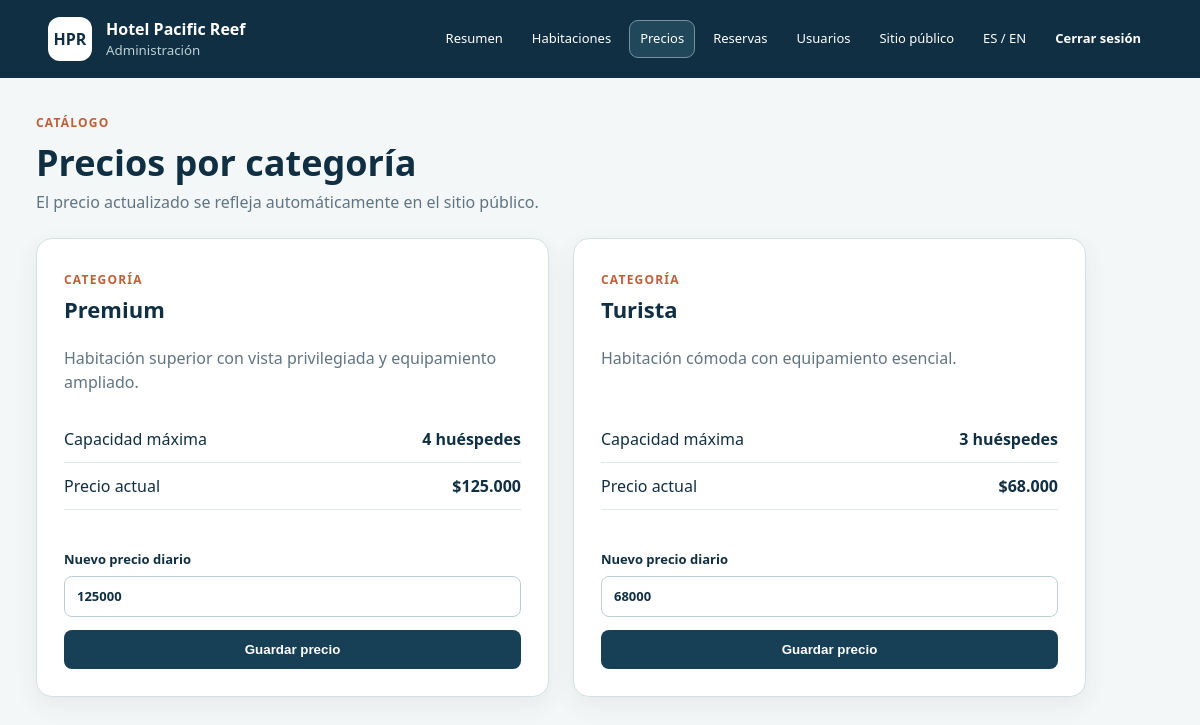
The app's page /admin/prices.php (signed in) with its own data.
### tables this page shows
CREATE TABLE room_types (
    id BIGINT UNSIGNED AUTO_INCREMENT PRIMARY KEY,
    name VARCHAR(80) NOT NULL UNIQUE,
    description VARCHAR(500) NOT NULL,
    base_price DECIMAL(12, 2) NOT NULL,
    max_guests TINYINT UNSIGNED NOT NULL,
    created_at TIMESTAMP NOT NULL DEFAULT CURRENT_TIMESTAMP,
    CONSTRAINT chk_room_type_price CHECK (base_price > 0),
    CONSTRAINT chk_room_type_capacity CHECK (max_guests > 0)
);

### src/Support/I18n.php (called while the page is built, shortened)
<?php
final class I18n
{
    public static function language(): string
    {
        return (string) ($_SESSION['language'] ?? 'es');
    }
}

### src/Database/Connection.php (called while the page is built, shortened)
<?php
final class Connection
{
    public static function create(): PDO
    {
        $projectRoot = dirname(__DIR__, 2);
        $configFile = $projectRoot . '/config/database.php';
        $config = require (is_file($configFile)
            ? $configFile
            : $projectRoot . '/config/database.example.php');
        $dsn = sprintf(
            'mysql:host=%s;port=%d;dbname=%s;charset=%s',
            $config['host'],
            $config['port'],
            $config['database'],
            $config['charset']
        );
        return new PDO($dsn, $config['username'], $config['password'], [
            PDO::ATTR_ERRMODE => PDO::ERRMODE_EXCEPTION,
            PDO::ATTR_DEFAULT_FETCH_MODE => PDO::FETCH_ASSOC,
            PDO::ATTR_EMULATE_PREPARES => false,
        ]);
    }
}

### config/database.example.php (called while the page is built, shortened)
<?php
return [
    'host' => getenv('DB_HOST') ?: '127.0.0.1',
    'port' => (int) (getenv('DB_PORT') ?: 3306),
    'database' => getenv('DB_NAME') ?: 'hotel_pacific_reef',
    'username' => getenv('DB_USER') ?: 'root',
    'password' => getenv('DB_PASSWORD') ?: '',
    'charset' => 'utf8mb4',
];

### src/Repositories/RoomRepository.php (called while the page is built, shortened)
<?php
final class RoomRepository
{
    public function roomTypes(): array
    {
        return $this->pdo->query('SELECT id, name, description, base_price, max_guests FROM room_types ORDER BY name')->fetchAll();
    }
}

### public/admin/prices.php (the view, shortened to what this page needs)
<?php
require dirname(__DIR__) . '/_bootstrap.php';
require dirname(__DIR__, 2) . '/src/Database/Connection.php';
require dirname(__DIR__, 2) . '/src/Repositories/RoomRepository.php';
$types = [];
try {
    $repository = new RoomRepository(Connection::create());
    $types = $repository->roomTypes();
} catch (Throwable $exception) { $error = $exception->getMessage(); }
?>
<!DOCTYPE html><html lang="<?= I18n::language() ?>"><head><link rel="stylesheet" href="../assets/css/admin.css"><link rel="stylesheet" href="../assets/css/responsive.css"></head><body>
<main><section class="page-heading"><div><p>Catálogo</p><h1>Precios por categoría</h1><span>El precio actualizado se refleja automáticamente en el sitio público.</span></div></section>
<section class="price-grid"><?php foreach ($types as $type): ?><article class="panel price-card"><div class="panel-heading"><span>Categoría</span><h2><?= escape($type['name']) ?></h2></div><p><?= escape($type['description']) ?></p><dl><div><dt>Capacidad máxima</dt><dd><?= (int) $type['max_guests'] ?> huéspedes</dd></div><div><dt>Precio actual</dt><dd>$<?= number_format((float) $type['base_price'], 0, ',', '.') ?></dd></div></dl><form method="post"><input type="hidden" name="csrf_token" value="<?= escape($_SESSION['csrf_token']) ?>"><input type="hidden" name="id" value="<?= (int) $type['id'] ?>"><label>Nuevo precio diario<input type="number" name="price" min="1" step="1000" value="<?= (int) $type['base_price'] ?>" required></label><button type="submit">Guardar precio</button></form></article><?php endforeach; ?></section>
</main></body></html>

### public/assets/css/admin.css (style rules this page uses)
:root { font-family:"Segoe UI",Arial,sans-serif;color:#102f42;background:#f4f7f7;line-height:1.5 }
* { box-sizing:border-box }
body { margin:0 }
main { max-width:1500px;margin:auto;padding:36px }
.page-heading { display:flex;justify-content:space-between;align-items:end;margin-bottom:24px }
.page-heading p,.panel-heading span { margin:0;color:#bf5f37;font-weight:800;text-transform:uppercase;letter-spacing:.1em;font-size:12px }
.page-heading h1 { font-size:36px;margin:4px 0 0 }
.panel { background:#fff;border:1px solid #d4e0e4;border-radius:16px;box-shadow:0 8px 24px #17344712;overflow:hidden }
.panel-heading { position:relative;margin-bottom:20px }
.panel-heading h2 { margin:3px 0;font-size:22px }
label { display:block;font-size:13px;font-weight:700;margin:13px 0 }
input,select,textarea { display:block;width:100%;margin-top:6px;padding:10px 12px;border:1px solid #bdcdd4;border-radius:8px;font:inherit;background:#fff;color:#102f42 }
.page-heading>div>span { color:#607482 }
.price-grid { display:grid;grid-template-columns:repeat(2,minmax(0,1fr));gap:24px;max-width:1050px }
.price-card { padding:27px }
.price-card>p { min-height:48px;color:#607482 }
.price-card dl { margin:22px 0 }
.price-card dl div { display:flex;justify-content:space-between;gap:20px;padding:11px 0;border-bottom:1px solid #e1e8ea }
.price-card dt,.price-card dd { margin:0 }
.price-card dd { font-weight:750 }
.price-card form { padding-top:5px }
.price-card button,.search-form button,.status-form button { border:0;border-radius:8px;color:#fff;background:#173f55;font-weight:750;cursor:pointer }
.price-card button { width:100%;padding:12px }

### public/assets/css/responsive.css (style rules this page uses)
html, body { max-width: 100%; overflow-x: hidden; }
main, .overview > *, .reservation-layout > *, .admin-layout > *, .dashboard-grid > *, .panel { min-width: 0; }

### records on screen
room_types: name "Premium", description "Habitación superior con vista privilegiada y equipamiento ampliado.", max_guests "4", base_price "125.000", price "125000"
room_types: name "Turista", description "Habitación cómoda con equipamiento esencial.", max_guests "3", base_price "68.000", price "68000"

### other values on screen
$label "Resumen"
$label "Habitaciones"
$label "Precios"
$label "Reservas"
$label "Usuarios"
